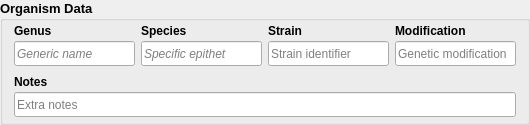
        <widget class="QGroupBox" name="ognGroup">
         <property name="minimumSize">
          <size>
           <width>530</width>
           <height>125</height>
          </size>
         </property>
         <property name="maximumSize">
          <size>
           <width>16777215</width>
           <height>125</height>
          </size>
         </property>
         <property name="font">
          <font>
           <pointsize>10</pointsize>
           <bold>true</bold>
          </font>
         </property>
         <property name="title">
          <string>Organism Data</string>
         </property>
         <layout class="QVBoxLayout" name="ognLayout">
          <property name="topMargin">
           <number>0</number>
          </property>
          <property name="bottomMargin">
           <number>6</number>
          </property>
          <item>
           <layout class="QHBoxLayout" name="ognStdLayout">
            <item>
             <layout class="QVBoxLayout" name="ognGenLayout">
              <property name="spacing">
               <number>0</number>
              </property>
              <item>
               <widget class="QLabel" name="ognGenLabel">
                <property name="minimumSize">
                 <size>
                  <width>0</width>
                  <height>20</height>
                 </size>
                </property>
                <property name="maximumSize">
                 <size>
                  <width>16777215</width>
                  <height>20</height>
                 </size>
                </property>
                <property name="font">
                 <font>
                  <pointsize>9</pointsize>
                  <bold>true</bold>
                 </font>
                </property>
                <property name="text">
                 <string>Genus</string>
                </property>
               </widget>
              </item>
              <item>
               <widget class="QLineEdit" name="ognGenLine">
                <property name="minimumSize">
                 <size>
                  <width>120</width>
                  <height>25</height>
                 </size>
                </property>
                <property name="maximumSize">
                 <size>
                  <width>16777215</width>
                  <height>25</height>
                 </size>
                </property>
                <property name="font">
                 <font>
                  <pointsize>9</pointsize>
                  <italic>true</italic>
                  <bold>false</bold>
                 </font>
                </property>
                <property name="placeholderText">
                 <string>Generic name</string>
                </property>
               </widget>
              </item>
             </layout>
            </item>
            <item>
             <layout class="QVBoxLayout" name="ognSpcLayout">
              <property name="spacing">
               <number>0</number>
              </property>
              <item>
               <widget class="QLabel" name="ognSpcLabel">
                <property name="minimumSize">
                 <size>
                  <width>0</width>
                  <height>20</height>
                 </size>
                </property>
                <property name="maximumSize">
                 <size>
                  <width>16777215</width>
                  <height>20</height>
                 </size>
                </property>
                <property name="font">
                 <font>
                  <pointsize>9</pointsize>
                  <bold>true</bold>
                 </font>
                </property>
                <property name="text">
                 <string>Species</string>
                </property>
               </widget>
              </item>
              <item>
               <widget class="QLineEdit" name="ognSpcLine">
                <property name="minimumSize">
                 <size>
                  <width>120</width>
                  <height>25</height>
                 </size>
                </property>
                <property name="maximumSize">
                 <size>
                  <width>16777215</width>
                  <height>25</height>
                 </size>
                </property>
                <property name="font">
                 <font>
                  <pointsize>9</pointsize>
                  <italic>true</italic>
                  <bold>false</bold>
                 </font>
                </property>
                <property name="placeholderText">
                 <string>Specific epithet</string>
                </property>
               </widget>
              </item>
             </layout>
            </item>
            <item>
             <layout class="QVBoxLayout" name="ognStrLayout">
              <property name="spacing">
               <number>0</number>
              </property>
              <item>
               <widget class="QLabel" name="ognStrLabel">
                <property name="minimumSize">
                 <size>
                  <width>0</width>
                  <height>20</height>
                 </size>
                </property>
                <property name="maximumSize">
                 <size>
                  <width>16777215</width>
                  <height>20</height>
                 </size>
                </property>
                <property name="font">
                 <font>
                  <pointsize>9</pointsize>
                  <bold>true</bold>
                 </font>
                </property>
                <property name="text">
                 <string>Strain</string>
                </property>
               </widget>
              </item>
              <item>
               <widget class="QLineEdit" name="ognStrLine">
                <property name="minimumSize">
                 <size>
                  <width>120</width>
                  <height>25</height>
                 </size>
                </property>
                <property name="maximumSize">
                 <size>
                  <width>16777215</width>
                  <height>25</height>
                 </size>
                </property>
                <property name="font">
                 <font>
                  <pointsize>9</pointsize>
                  <bold>false</bold>
                 </font>
                </property>
                <property name="placeholderText">
                 <string>Strain identifier</string>
                </property>
               </widget>
              </item>
             </layout>
            </item>
            <item>
             <layout class="QVBoxLayout" name="ognModLayout">
              <property name="spacing">
               <number>0</number>
              </property>
              <item>
               <widget class="QLabel" name="ognModLabel">
                <property name="minimumSize">
                 <size>
                  <width>0</width>
                  <height>20</height>
                 </size>
                </property>
                <property name="maximumSize">
                 <size>
                  <width>16777215</width>
                  <height>20</height>
                 </size>
                </property>
                <property name="font">
                 <font>
                  <pointsize>9</pointsize>
                  <bold>true</bold>
                 </font>
                </property>
                <property name="text">
                 <string>Modification</string>
                </property>
               </widget>
              </item>
              <item>
               <widget class="QLineEdit" name="ognModLine">
                <property name="minimumSize">
                 <size>
                  <width>120</width>
                  <height>25</height>
                 </size>
                </property>
                <property name="maximumSize">
                 <size>
                  <width>16777215</width>
                  <height>25</height>
                 </size>
                </property>
                <property name="font">
                 <font>
                  <pointsize>9</pointsize>
                  <bold>false</bold>
                 </font>
                </property>
                <property name="placeholderText">
                 <string>Genetic modification</string>
                </property>
               </widget>
              </item>
             </layout>
            </item>
           </layout>
          </item>
          <item>
           <layout class="QVBoxLayout" name="ognNoteLayout">
            <property name="spacing">
             <number>0</number>
            </property>
            <item>
             <widget class="QLabel" name="ognNoteLabel">
              <property name="minimumSize">
               <size>
                <width>0</width>
                <height>20</height>
               </size>
              </property>
              <property name="maximumSize">
               <size>
                <width>16777215</width>
                <height>20</height>
               </size>
              </property>
              <property name="font">
               <font>
                <pointsize>9</pointsize>
                <bold>true</bold>
               </font>
              </property>
              <property name="text">
               <string>Notes</string>
              </property>
             </widget>
            </item>
            <item>
             <widget class="QLineEdit" name="ognNoteLine">
              <property name="minimumSize">
               <size>
                <width>500</width>
                <height>25</height>
               </size>
              </property>
              <property name="maximumSize">
               <size>
                <width>16777215</width>
                <height>25</height>
               </size>
              </property>
              <property name="font">
               <font>
                <pointsize>9</pointsize>
                <bold>false</bold>
               </font>
              </property>
              <property name="placeholderText">
               <string>Extra notes</string>
              </property>
             </widget>
            </item>
           </layout>
          </item>
         </layout>
        </widget>
